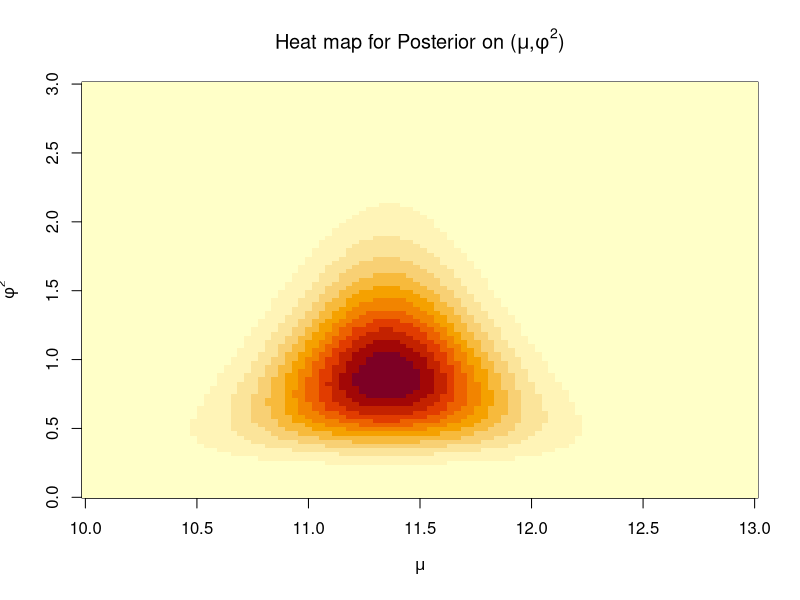
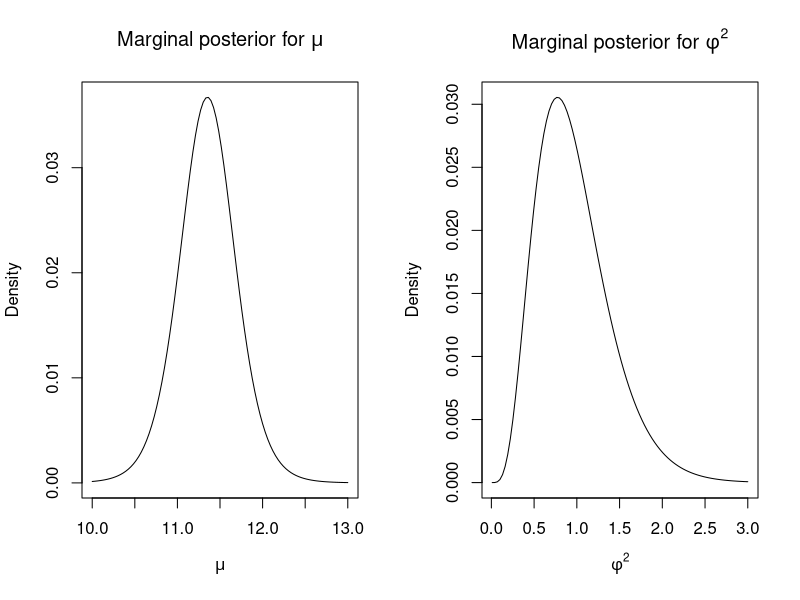
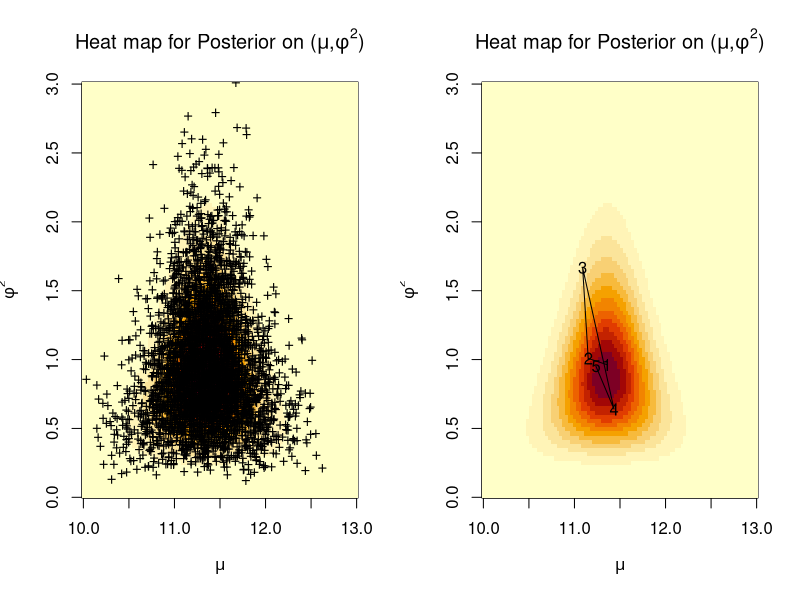

The R source for these figures, in order:

### 1 
### (e)
### posterior mean
print(mean(rgamma(10000, shape=36, rate=11)))

### (f)
quantile(rgamma(10000, shape=36, rate=11),c(0.025,0.5,0.975))
print(c("lambda left = ", qgamma(0.025, shape = 36, rate=11)))
print(c("lambda r = ", qgamma(0.975, shape = 36, rate=11)))

### 2 
### (a) 
### Use discrete approximation method to get posterior

n = 10
y = c(9.95, 10.47, 10.68, 10.90, 11.11, 11.22, 11.53, 11.86, 12.31, 13.51)

mu0 = 10 #mean of prior distribution
tau20 <- 0.01 # precision (or 1/variance) of prior distribution
nu0 <- 1
phi20 <- 1

# compute sample statistics
mean.y <- mean(y)
var.y <- var(y)
n <- length(y)
print(c("mean"=mean.y, "var"=var.y, "n"=n))



G <- 100
H <- 100
mu.grid <- seq(10,13,length=G)
phi2.grid <- seq(0.01,3,length=H)
# Note: trial and error may be needed to find the
# right values for these sequences, so that the
# posterior is visible.
post.grid <- matrix(nrow=G,ncol=H) #to store posterior
for(g in 1:G){
  for(h in 1:H){
    post.grid[g,h] =
      dnorm(mu.grid[g],mu0,1/sqrt(tau20))*
      dgamma(phi2.grid[h],nu0/2,nu0/(2*phi20))*
      prod(dnorm(y,mu.grid[g],1/sqrt(phi2.grid[h])))
  }
}
post.grid <- post.grid / sum(post.grid) # normalizing


### (i)
### heat map of joint posterior
image(mu.grid,phi2.grid,post.grid,
      main=expression(paste("Heat map for Posterior on (", mu, ",", phi^2, ")")),
      xlab=expression(mu),ylab=expression(phi^2))

### (ii)
par(mfrow=c(1,2))
# Compute MARGINAL posteriors for mu and phi2
post.mu <- rowSums(post.grid)
post.phi2 <- colSums(post.grid)
plot(mu.grid,post.mu,type="l",
     main=expression(paste("Marginal posterior for ", mu)),
     xlab=expression(mu),ylab="Density")
plot(phi2.grid,post.phi2,type="l",
     main=expression(paste("Marginal posterior for ", phi^2)),
     xlab=expression(phi^2),ylab="Density")

### b) Gibbs sampler:

# Specify chain length
S <- 4000 # generate 4000 dependent samples
samples <- matrix(nrow=S,ncol=2) # to store samples
# col 1 is mu samples
# col 2 is phi^2 samples

### Starting values
samples[1,] <- c(mean.y, 1/var.y)

set.seed(1) #to ensure random numbers are always the same
for(s in 2:S){
  ### Generate a new value of mu from f(mu | prev value of phi2, data)
  prev.phi2 <- samples[s-1,2]
  mustar <- (mu0*tau20+n*mean.y*prev.phi2)/(tau20 +n*prev.phi2)
  phi2star <- tau20 +n*prev.phi2
  mu.new <- rnorm(1,mustar,1/sqrt(phi2star))
  ### Generate a new value of phi2 from f(phi2 | new value of mu, data)
  astar <- (nu0 + n)/2
  bstar <- (nu0/phi20 + (n-1)*var.y + n*(mean.y-mu.new)^2)/2
  
  phi2.new <- rgamma(1,astar,bstar)
  samples[s,] <- c(mu.new,phi2.new)
}


### scatter plot showing these 4000 draws
image(mu.grid,phi2.grid,post.grid,
      main=expression(paste("Heat map for Posterior on (", mu, ",", phi^2, ")")),
      xlab=expression(mu),ylab=expression(phi^2))
points(samples[,1],samples[,2],pch="+")


### To show burn-in and dependence
image(mu.grid,phi2.grid,post.grid,
      main=expression(paste("Heat map for Posterior on (", mu, ",", phi^2, ")")),
      xlab=expression(mu),ylab=expression(phi^2))
### Just the first 5 points
points(samples[1:5,1],samples[1:5,2],type="l")
text(samples[1:5,1],samples[1:5,2])


### (ii)
### Compute quantiles from marginal posterior distributions:
quantile(samples[,1],c(0.025,0.5,0.975)) # For mu

### (iii)
### Compute quantiles from marginal posterior distributions:
quantile(samples[,2],c(0.025,0.5,0.975)) # For phi^2

### (iv)
### Quantiles for the population sd
quantile(1/sqrt(samples[,2]),c(0.025,0.5,0.975)) # For sd
